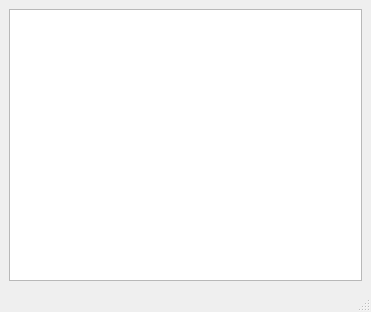
<?xml version="1.0" encoding="UTF-8"?>
<ui version="4.0">
 <class>MainWindow</class>
 <widget class="QMainWindow" name="MainWindow">
  <property name="geometry">
   <rect>
    <x>0</x>
    <y>0</y>
    <width>371</width>
    <height>312</height>
   </rect>
  </property>
  <property name="windowTitle">
   <string>MainWindow</string>
  </property>
  <widget class="QWidget" name="centralwidget">
   <layout class="QGridLayout" name="gridLayout">
    <item row="0" column="0">
     <widget class="QPlainTextEdit" name="plainTextEdit"/>
    </item>
   </layout>
  </widget>
  <widget class="QMenuBar" name="menubar">
   <property name="geometry">
    <rect>
     <x>0</x>
     <y>0</y>
     <width>371</width>
     <height>21</height>
    </rect>
   </property>
  </widget>
  <widget class="QStatusBar" name="statusbar"/>
 </widget>
 <resources/>
 <connections/>
</ui>
